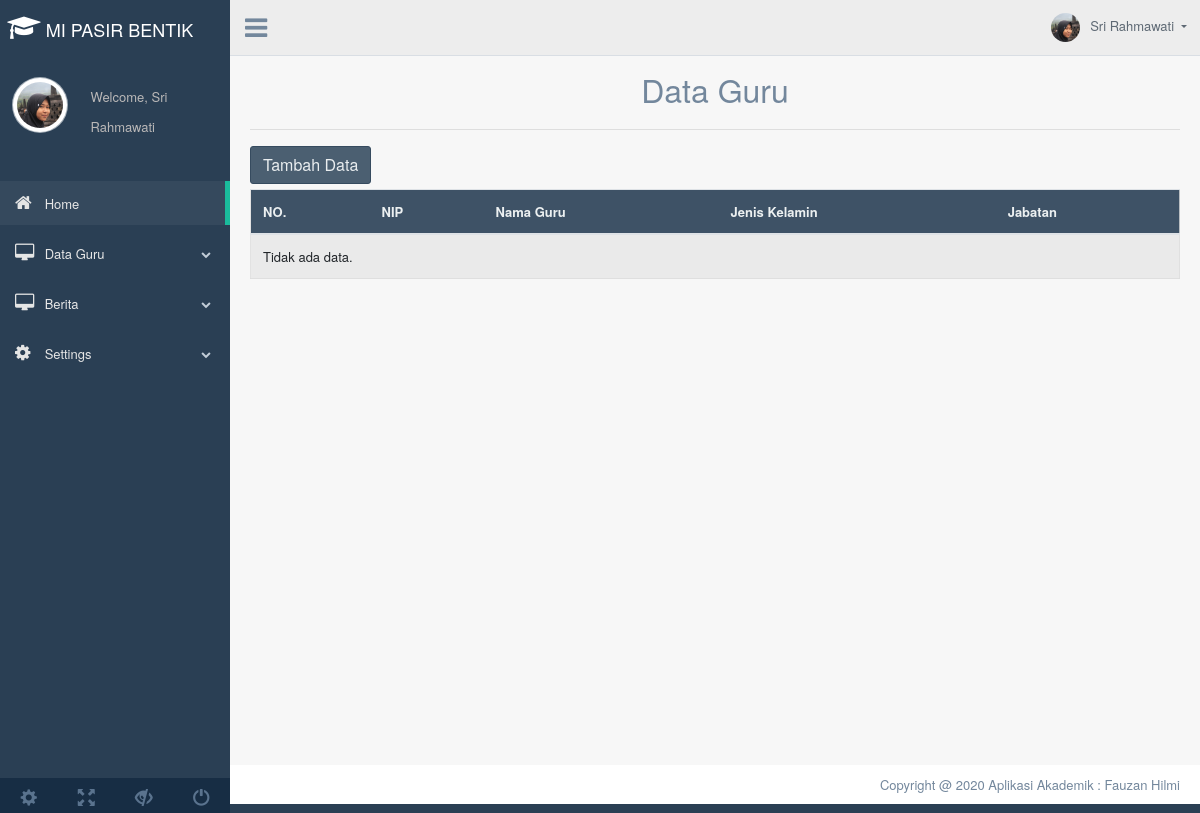
Page /CRUD/index.php?page=tampil_mhs on the earlier database version.
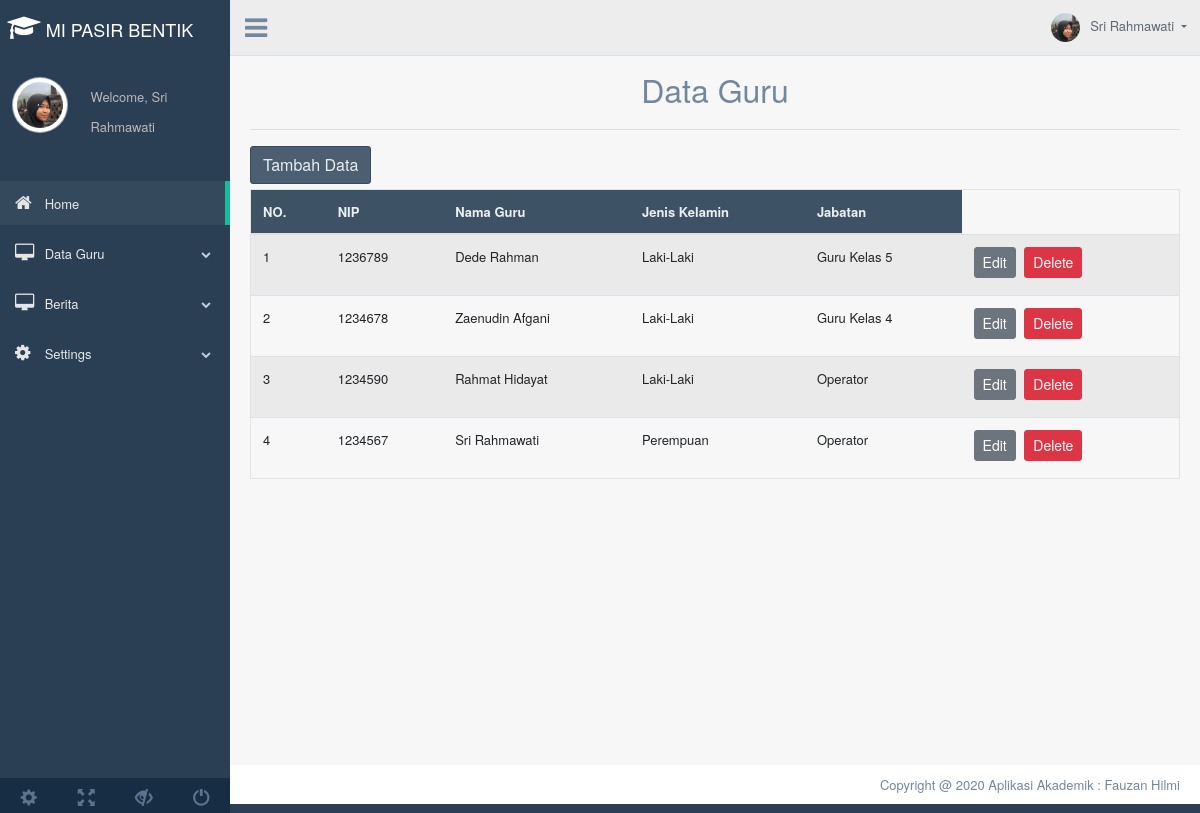
Same page on the later database version.
### tables this page shows
CREATE TABLE `guru` (
  `NIP` int(11) NOT NULL,
  `nama_guru` varchar(255) NOT NULL,
  `jenis_kelamin` varchar(255) NOT NULL,
  `jabatan` varchar(255) NOT NULL
);

### CRUD/tampil.php (the view, shortened to what this page needs)
<?php
include('config.php');
?>
	<div class="container" style="margin-top:20px">
		<center><font size="6">Data Guru</font></center>
		<hr>
		<a href="index.php?page=tambah_mhs"><button class="btn btn-dark right">Tambah Data</button></a>
		<div class="table-responsive">
		<table class="table table-striped jambo_table bulk_action">
			<thead>
				<tr>
					<th>NO.</th>
					<th>NIP</th>
					<th>Nama Guru</th>
					<th>Jenis Kelamin</th>
					<th>Jabatan</th>
				</tr>
			</thead>
			<tbody>
				<?php
				$sql = mysqli_query($koneksi, "SELECT * FROM guru ORDER BY NIP DESC") or die(mysqli_error($koneksi));
				if(mysqli_num_rows($sql) > 0){
					$no = 1;
					while($data = mysqli_fetch_assoc($sql)){
						echo '
						<tr>
							<td>'.$no.'</td>
							<td>'.$data['NIP'].'</td>
							<td>'.$data['nama_guru'].'</td>
							<td>'.$data['jenis_kelamin'].'</td>
							<td>'.$data['jabatan'].'</td>
							<td>
								<a href="index.php?page=edit_mhs&Nim='.$data['NIP'].'" class="btn btn-secondary btn-sm">Edit</a>
								<a href="delete.php?Nim='.$data['NIP'].'" class="btn btn-danger btn-sm" onclick="return confirm(\'Yakin ingin menghapus data ini?\')">Delete</a>
							</td>
						</tr>
						';
						$no++;
					}
				}else{
					echo '
					<tr>
						<td colspan="6">Tidak ada data.</td>
					</tr>
					';
				}
				?>
		</table>
	</div>
	</div>

### CRUD/index.php (shortened to what this page needs)
<!DOCTYPE html>
<html lang="en">
  <head>
    <link href="assets/bootstrap/dist/css/bootstrap.min.css" rel="stylesheet">
    <link href="assets/font-awesome/css/font-awesome.min.css" rel="stylesheet">
    <link href="assets/nprogress/nprogress.css" rel="stylesheet">
    <link href="assets/iCheck/skins/flat/green.css" rel="stylesheet">
    <link href="assets/bootstrap-progressbar/css/bootstrap-progressbar-3.3.4.min.css" rel="stylesheet">
    <link href="assets/css/custom.min.css" rel="stylesheet">
  </head>
  <body class="nav-md">
    <div class="container body">
      <div class="main_container">
        <div class="col-md-3 left_col">
          <div class="left_col scroll-view">
            <div class="navbar nav_title" style="border: 0;">
            <center>
            &nbsp; <a href="index.php" class="fa fa-mortar-board fa-2x" style="color:#fff;"><span><font size="4.95" color="white" face="Helvetica Neue">    MI PASIR BENTIK</font></span></a>
            </center>
            </div>
            <div class="profile clearfix">
              <div class="profile_pic">
                <img src="img/ciciban.jpg" alt="..." class="img-circle profile_img">
              </div>
              <div class="profile_info">
                <span>Welcome,</span>
                <span>Sri Rahmawati</span>
              </div>
            </div>
            <br />
            <div id="sidebar-menu" class="main_menu_side hidden-print main_menu">
              <div class="menu_section">
                <ul class="nav side-menu">
                  <li><a href="index.php"><i class="fa fa-home"></i> Home <span class="fa fa-chevron"></span></a>
                  </li>
                  <li><a href="#"><i class="fa fa-desktop"></i> Data Guru <span class="fa fa-chevron-down"></span></a>
                  </li>
                  <li><a><i class="fa fa-desktop"></i> Berita <span class="fa fa-chevron-down"></span></a>
                  </li>
                  <li><a><i class="fa fa-gear"></i> Settings <span class="fa fa-chevron-down"></span></a>
                  </li>
                </ul>
              </div>
            </div>
            <div class="sidebar-footer hidden-small">
              <a data-toggle="tooltip" data-placement="top" title="Settings" href="#">
                <span class="glyphicon glyphicon-cog" aria-hidden="true"></span>
              </a>
              <a data-toggle="tooltip" data-placement="top" title="FullScreen" href="#">
                <span class="glyphicon glyphicon-fullscreen" aria-hidden="true"></span>
              </a>
              <a data-toggle="tooltip" data-placement="top" title="Lock" href="#">
                <span class="glyphicon glyphicon-eye-close" aria-hidden="true"></span>
              </a>
              <a data-toggle="tooltip" data-placement="top" title="Logout" href="login.php">
                <span class="glyphicon glyphicon-off" aria-hidden="true"></span>
              </a>
            </div>
          </div>
        </div>
        <div class="top_nav">
          <div class="nav_menu">
              <div class="nav toggle">
                <a id="menu_toggle"><i class="fa fa-bars"></i></a>
              </div>
              <nav class="nav navbar-nav">
              <ul class=" navbar-right">
                <li class="nav-item dropdown open" >
                <a href="#" class="user-profile dropdown-toggle" aria-haspopup="true" id="navbarDropdown" data-toggle="dropdown" aria-expanded="false">
                    <img src="img/ciciban.jpg" alt=""><span>Sri Rahmawati</span>
                  </a>
                </li>
              </ul>
            </nav>
          </div>
        </div>
        <div class="right_col" role="main">
      <?php
      $queries = array();
      parse_str($_SERVER['QUERY_STRING'], $queries);
      switch ($queries['page']) {
      	case 'tampil_mhs':
      		include 'tampil.php';
      		break;
        }
        ?>
        </div>
        <footer>
          <div class="pull-right">
            Copyright @ 2020 Aplikasi Akademik : Fauzan Hilmi
          </div>
          <div class="clearfix"></div>
        </footer>
      </div>
    </div>
  </body>
</html>

Differences in the rows shown:
added guru: NIP "1236789", nama_guru "Dede Rahman", jenis_kelamin "Laki-Laki", jabatan "Guru Kelas 5"
added guru: NIP "1234678", nama_guru "Zaenudin Afgani", jenis_kelamin "Laki-Laki", jabatan "Guru Kelas 4"
added guru: NIP "1234590", nama_guru "Rahmat Hidayat", jenis_kelamin "Laki-Laki", jabatan "Operator"
added guru: NIP "1234567", nama_guru "Sri Rahmawati", jenis_kelamin "Perempuan", jabatan "Operator"
Other differences:
text no longer shown: "Tidak ada data."
